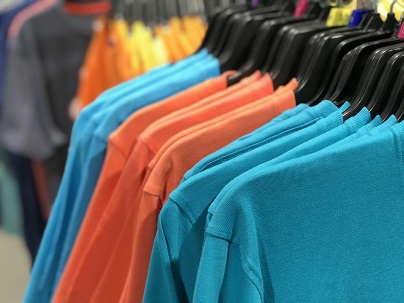
#> input picture OpenCV_code/images/shirt1.jpg, 404 x 303 px
$ python color_channel_split_merge.py
#> lines starting #> are read from the running program, lines starting #| are printed output that depends on the picture
# -*- coding: utf-8 -*-
"""

@author: abhilash
"""
#import opencv library
import cv2 as cv
import numpy as np

#read the image from computer
img = cv.imread('images/shirt1.jpg')
#> img is the input picture: shape (303, 404, 3); mean B, G, R 108, 106.2, 88.5

#show the image
cv.imshow("shirt1 photo original",img)

#split the color channels
blue,green,red = cv.split(img)
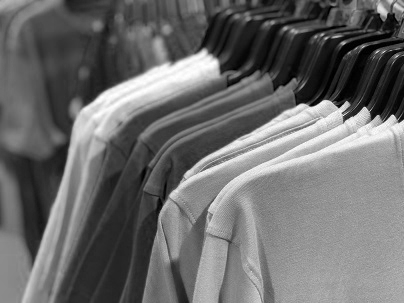
#> blue: shape (303, 404); min 0, max 255, mean 108
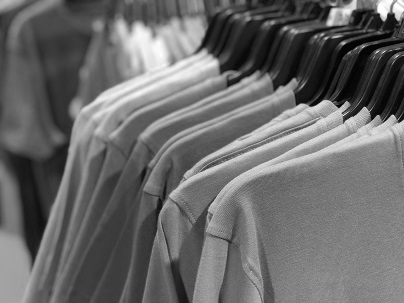
#> green: shape (303, 404); min 0, max 255, mean 106.2
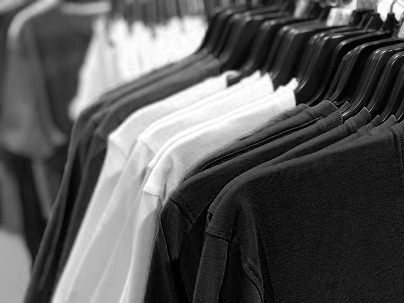
#> red: shape (303, 404); min 0, max 255, mean 88.5

#show the blue channel intensity
cv.imshow("blue channel intensity",blue)
#show the green channel intensity
cv.imshow("green channel intensity",green)
#show the red channel intensity
cv.imshow("red channel intensity",red)

#merging the channels
img_merged = cv.merge((blue,green,red))

#show the merged image
cv.imshow("shirt1 photo merged",img_merged)

#creating a zero array same size as that of our image
zeros_array = np.zeros(img_merged.shape[:2], dtype="uint8")

red_only_image = cv.merge((zeros_array,zeros_array,red))
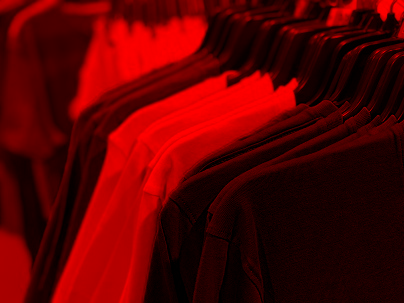
#> red_only_image: shape (303, 404, 3); mean of channels 0, 1, 2 0, 0, 88.5; drawn as B, G, R
#show the red only channel image
cv.imshow("shirt1 red only channel image",red_only_image)

green_only_image = cv.merge((zeros_array,green,zeros_array))
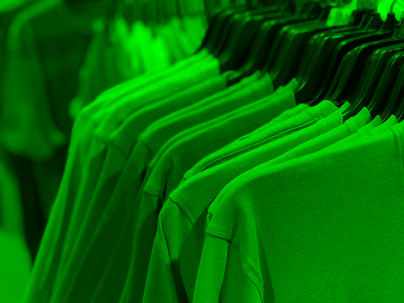
#> green_only_image: shape (303, 404, 3); mean of channels 0, 1, 2 0, 106.2, 0; drawn as B, G, R
#show the green only channel image
cv.imshow("shirt1 green only channel image",green_only_image)

blue_only_image = cv.merge((blue,zeros_array,zeros_array))
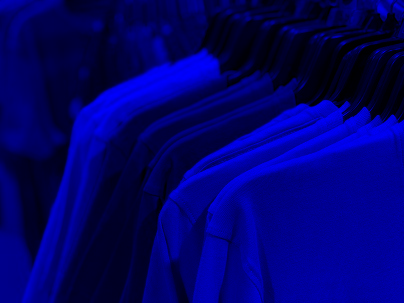
#> blue_only_image: shape (303, 404, 3); mean of channels 0, 1, 2 108, 0, 0; drawn as B, G, R
#show the blue only channel image
cv.imshow("shirt1 blue only channel image",blue_only_image)

$ run again, with OpenCV_code/images/abhi1.JPG copied over OpenCV_code/images/shirt1.jpg
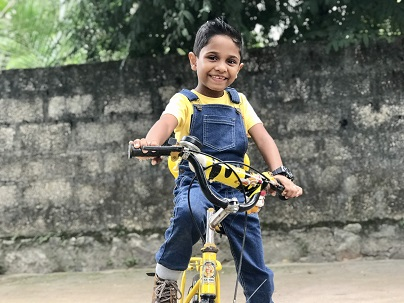
#> input picture OpenCV_code/images/abhi1.JPG, 404 x 303 px
#> img is the input picture: shape (303, 404, 3); mean B, G, R 109, 119.1, 116.7
#> `green_only_image = cv.merge((zeros_array,green,zeros_array))`:
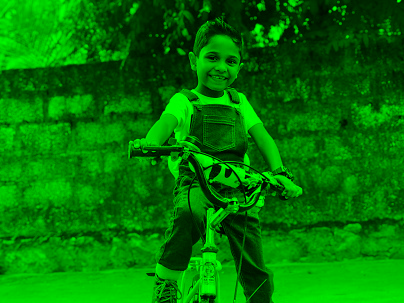
#> green_only_image: shape (303, 404, 3); mean of channels 0, 1, 2 0, 119.1, 0; drawn as B, G, R
#> `blue_only_image = cv.merge((blue,zeros_array,zeros_array))`:
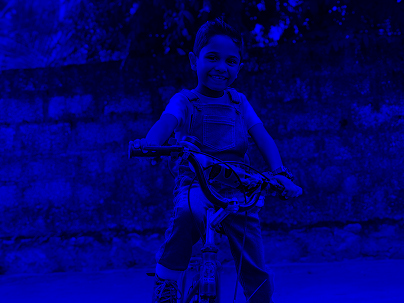
#> blue_only_image: shape (303, 404, 3); mean of channels 0, 1, 2 109, 0, 0; drawn as B, G, R

$ run again, with OpenCV_code/images/abhi2.jpg copied over OpenCV_code/images/shirt1.jpg
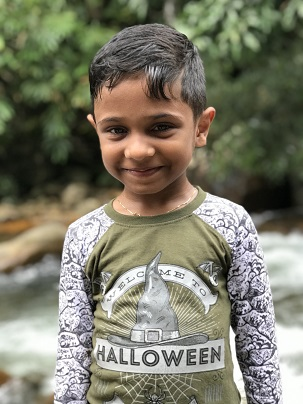
#> input picture OpenCV_code/images/abhi2.jpg, 303 x 404 px
#> img is the input picture: shape (404, 303, 3); mean B, G, R 105.3, 122.7, 124.1
#> `green_only_image = cv.merge((zeros_array,green,zeros_array))`:
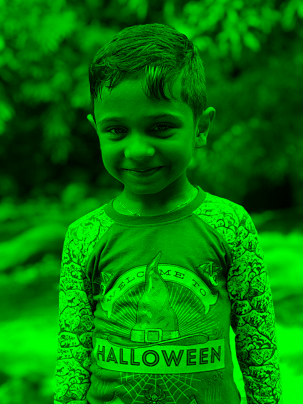
#> green_only_image: shape (404, 303, 3); mean of channels 0, 1, 2 0, 122.7, 0; drawn as B, G, R
#> `blue_only_image = cv.merge((blue,zeros_array,zeros_array))`:
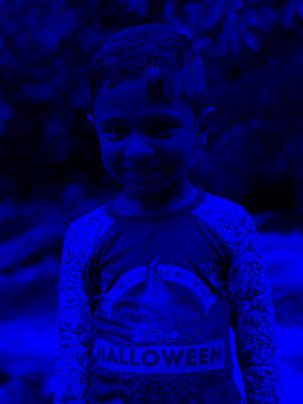
#> blue_only_image: shape (404, 303, 3); mean of channels 0, 1, 2 105.3, 0, 0; drawn as B, G, R
